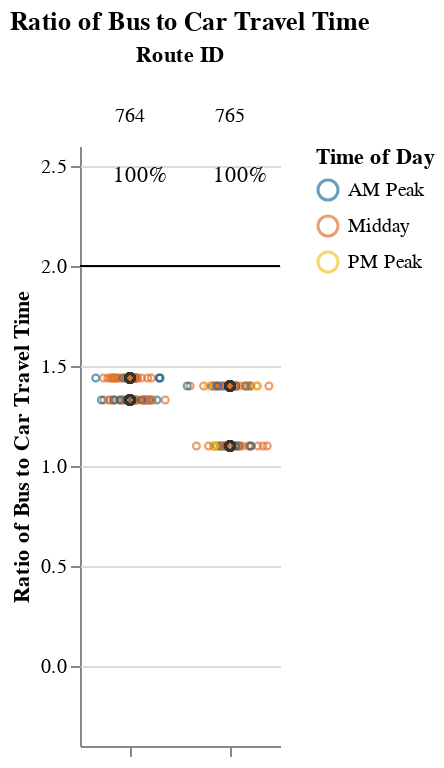
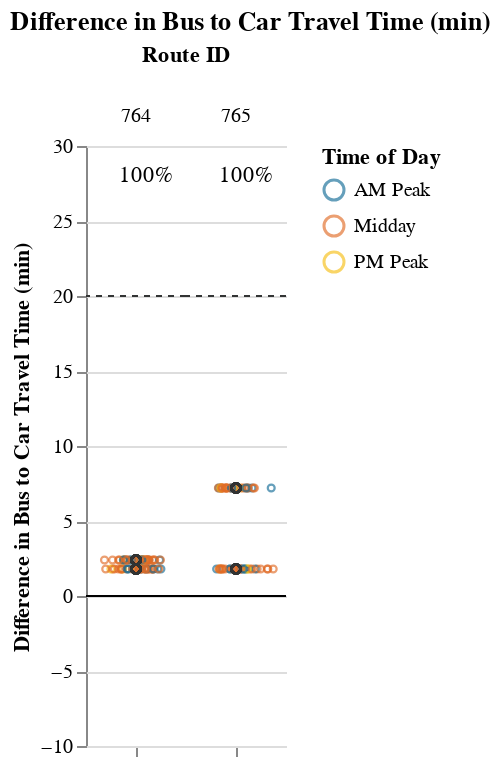

Here is the notebook cell these charts were saved with, in order:
### Markdown cell above
## Viable Competitive Routes
### Short Routes (< 1 hr)

### Code cell
# Allow for possibility that operator doesn't have routes that fall into certain route_groups
# But, jupyterbook will not like markdown with f-string
# separate out route_group and put in each cell, and use try/except + if to display...
# but all 3 route groups must be displayed. just add sentence about why no routes were returned at the end
route_group = "short"
try:
    display_charts_for_route_group(df, route_group)
except:
    print("No routes meet this criteria.")

### Figure 1 — Vega-Lite specification as saved in the notebook (floating-point values rounded to 4 significant figures; data arrays with more than 128 entries replaced by an {"elided": "..."} marker saying what was removed)
{"config": {"view": {"continuousWidth": 400, "continuousHeight": 300, "stroke": null}, "facet": {"spacing": 0}}, "data": {"name": "data-ec29074a338faee50827e40bccefd6d8"}, "facet": {"column": {"field": "route_id", "sort": ["764", "765"], "title": "Route ID", "type": "nominal"}}, "spec": {"layer": [{"mark": "rule", "encoding": {"color": {"value": "black"}, "y": {"field": "cutoff", "type": "quantitative"}}, "selection": {"selector001": {"type": "interval", "bind": "scales", "encodings": ["x", "y"]}}}, {"mark": {"type": "point", "opacity": 0.65, "size": 12, "strokeWidth": 1.1}, "encoding": {"color": {"field": "time_of_day", "scale": {"range": ["#136C97", "#E16B26", "#F6BF16", "#00896B", "#7790A3", "#5B559C"]}, "sort": ["AM Peak", "Midday", "PM Peak", "Owl Service"], "title": "Time of Day", "type": "nominal"}, "tooltip": [{"field": "route_id", "type": "nominal"}, {"field": "trip_id", "type": "nominal"}, {"field": "service_hours", "type": "quantitative"}, {"field": "car_duration_hours", "type": "quantitative"}, {"field": "bus_multiplier", "type": "quantitative"}, {"field": "bus_difference", "type": "quantitative"}, {"field": "num_trips", "type": "quantitative"}, {"field": "num_competitive", "type": "quantitative"}, {"field": "pct_trips_competitive", "type": "quantitative"}, {"field": "p25", "type": "quantitative"}, {"field": "p50", "type": "quantitative"}, {"field": "p75", "type": "quantitative"}], "x": {"axis": {"grid": false, "labels": false, "ticks": true, "values": [0]}, "field": "jitter", "scale": {}, "title": null, "type": "quantitative"}, "y": {"field": "bus_multiplier", "scale": {"domain": [-0.25, 2.5]}, "title": "Ratio of Bus to Car Travel Time", "type": "quantitative"}}, "transform": [{"calculate": "sqrt(-2*log(random()))*cos(2*PI*random())", "as": "jitter"}], "width": 50}, {"layer": [{"mark": {"type": "point", "opacity": 0.6, "size": 20, "strokeWidth": 1.3}, "encoding": {"color": {"value": "#323434"}, "y": {"field": "bus_multiplier", "type": "quantitative"}}, "transform": [{"filter": "(datum.p50_trip === 1)"}]}, {"mark": {"type": "text", "align": "center", "baseline": "middle"}, "encoding": {"color": {"value": "black"}, "text": {"field": "pct_trips_competitive", "format": ".0%", "type": "quantitative"}, "tooltip": [{"field": "route_id", "type": "nominal"}, {"field": "trip_id", "type": "nominal"}, {"field": "service_hours", "type": "quantitative"}, {"field": "car_duration_hours", "type": "quantitative"}, {"field": "bus_multiplier", "type": "quantitative"}, {"field": "bus_difference", "type": "quantitative"}, {"field": "num_trips", "type": "quantitative"}, {"field": "num_competitive", "type": "quantitative"}, {"field": "pct_trips_competitive", "type": "quantitative"}, {"field": "p25", "type": "quantitative"}, {"field": "p50", "type": "quantitative"}, {"field": "p75", "type": "quantitative"}], "x": {"value": 30}, "y": {"value": 15}}, "transform": [{"calculate": "sqrt(-2*log(random()))*cos(2*PI*random())", "as": "jitter"}, {"filter": "(datum.fastest_trip === 1)"}]}]}]}, "resolve": {"scale": {"y": "shared"}}, "title": "Ratio of Bus to Car Travel Time", "$schema": "https://vega.github.io/schema/vega-lite/v4.17.0.json", "datasets": {"data-ec29074a338faee50827e40bccefd6d8": {"elided": "146 records"}}}

### Figure 2 — Vega-Lite specification as saved in the notebook (floating-point values rounded to 4 significant figures; data arrays with more than 128 entries replaced by an {"elided": "..."} marker saying what was removed)
{"config": {"view": {"continuousWidth": 400, "continuousHeight": 300, "stroke": null}, "facet": {"spacing": 0}}, "data": {"name": "data-428f0f97031caf884e936ba989a99a3a"}, "facet": {"column": {"field": "route_id", "sort": ["764", "765"], "title": "Route ID", "type": "nominal"}}, "spec": {"layer": [{"mark": "rule", "encoding": {"color": {"value": "black"}, "y": {"field": "cutoff", "type": "quantitative"}}, "selection": {"selector002": {"type": "interval", "bind": "scales", "encodings": ["x", "y"]}}}, {"mark": {"type": "rule", "strokeDash": [3, 3]}, "encoding": {"color": {"value": "#323434"}, "y": {"field": "cutoff2", "type": "quantitative"}}}, {"mark": {"type": "point", "opacity": 0.65, "size": 12, "strokeWidth": 1.1}, "encoding": {"color": {"field": "time_of_day", "scale": {"range": ["#136C97", "#E16B26", "#F6BF16", "#00896B", "#7790A3", "#5B559C"]}, "sort": ["AM Peak", "Midday", "PM Peak", "Owl Service"], "title": "Time of Day", "type": "nominal"}, "tooltip": [{"field": "route_id", "type": "nominal"}, {"field": "trip_id", "type": "nominal"}, {"field": "service_hours", "type": "quantitative"}, {"field": "car_duration_hours", "type": "quantitative"}, {"field": "bus_multiplier", "type": "quantitative"}, {"field": "bus_difference", "type": "quantitative"}, {"field": "num_trips", "type": "quantitative"}, {"field": "num_competitive", "type": "quantitative"}, {"field": "pct_trips_competitive", "type": "quantitative"}, {"field": "p25", "type": "quantitative"}, {"field": "p50", "type": "quantitative"}, {"field": "p75", "type": "quantitative"}], "x": {"axis": {"grid": false, "labels": false, "ticks": true, "values": [0]}, "field": "jitter", "scale": {}, "title": null, "type": "quantitative"}, "y": {"field": "bus_difference", "scale": {"domain": [-5, 25.0]}, "title": "Difference in Bus to Car Travel Time (min)", "type": "quantitative"}}, "transform": [{"calculate": "sqrt(-2*log(random()))*cos(2*PI*random())", "as": "jitter"}], "width": 50}, {"layer": [{"mark": {"type": "point", "opacity": 0.6, "size": 20, "strokeWidth": 1.3}, "encoding": {"color": {"value": "#323434"}, "y": {"field": "bus_difference", "type": "quantitative"}}, "transform": [{"filter": "(datum.p50_trip === 1)"}]}, {"mark": {"type": "text", "align": "center", "baseline": "middle"}, "encoding": {"color": {"value": "black"}, "text": {"field": "pct_trips_competitive", "format": ".0%", "type": "quantitative"}, "tooltip": [{"field": "route_id", "type": "nominal"}, {"field": "trip_id", "type": "nominal"}, {"field": "service_hours", "type": "quantitative"}, {"field": "car_duration_hours", "type": "quantitative"}, {"field": "bus_multiplier", "type": "quantitative"}, {"field": "bus_difference", "type": "quantitative"}, {"field": "num_trips", "type": "quantitative"}, {"field": "num_competitive", "type": "quantitative"}, {"field": "pct_trips_competitive", "type": "quantitative"}, {"field": "p25", "type": "quantitative"}, {"field": "p50", "type": "quantitative"}, {"field": "p75", "type": "quantitative"}], "x": {"value": 30}, "y": {"value": 15}}, "transform": [{"calculate": "sqrt(-2*log(random()))*cos(2*PI*random())", "as": "jitter"}, {"filter": "(datum.fastest_trip === 1)"}]}]}]}, "resolve": {"scale": {"y": "shared"}}, "title": "Difference in Bus to Car Travel Time (min)", "$schema": "https://vega.github.io/schema/vega-lite/v4.17.0.json", "datasets": {"data-428f0f97031caf884e936ba989a99a3a": {"elided": "146 records"}}}
